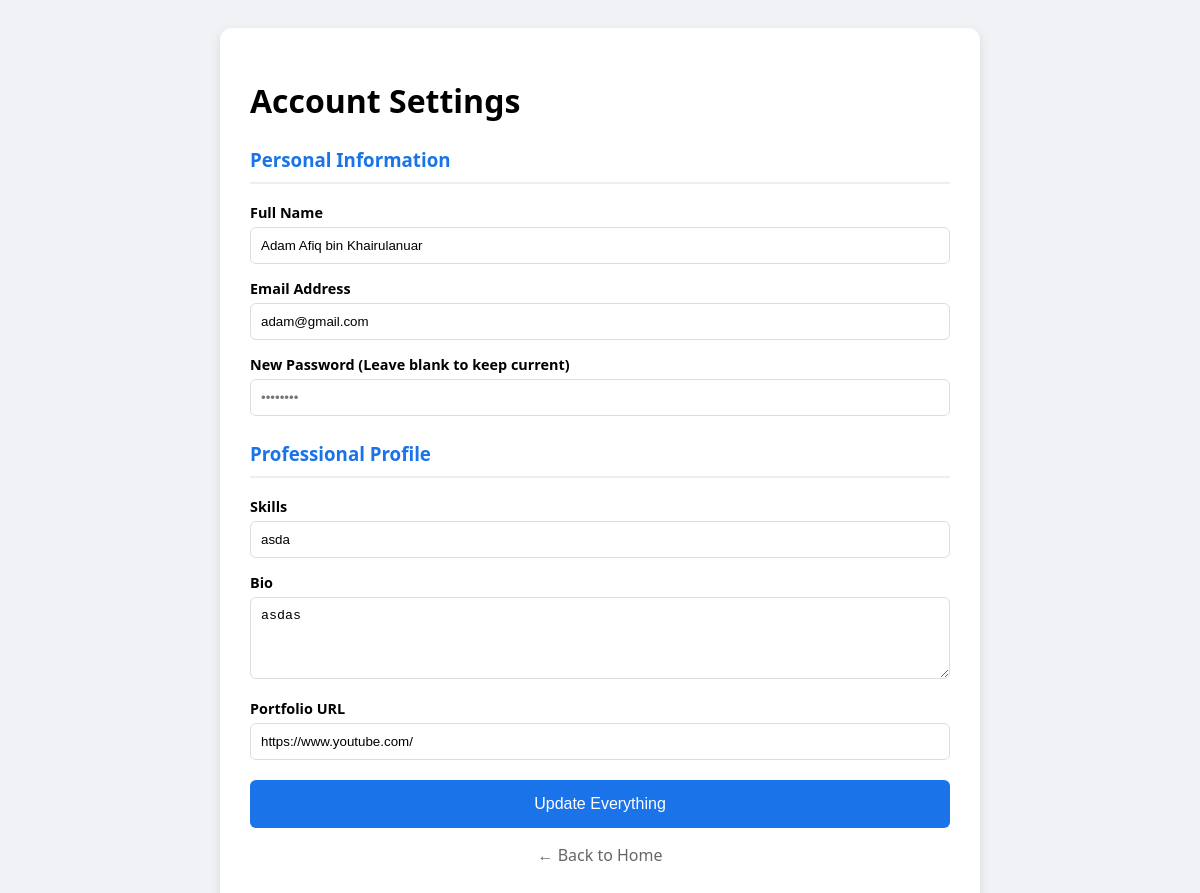
The app's page /profile.php (signed in) with its own data.
### tables this page shows
CREATE TABLE `profiles` (
  `id` bigint UNSIGNED NOT NULL,
  `user_id` bigint UNSIGNED NOT NULL,
  `bio` text,
  `skills` text,
  `portfolio_url` varchar(255) DEFAULT NULL,
  `created_at` timestamp NULL DEFAULT NULL,
  `updated_at` timestamp NULL DEFAULT NULL
);

CREATE TABLE `users` (
  `id` bigint UNSIGNED NOT NULL,
  `name` varchar(255) NOT NULL,
  `email` varchar(255) NOT NULL,
  `password` varchar(255) NOT NULL,
  `role` enum('candidate','employer') DEFAULT 'candidate',
  `created_at` timestamp NULL DEFAULT NULL,
  `updated_at` timestamp NULL DEFAULT NULL
);

### profile.php (the view, shortened to what this page needs)
<?php
include('config.php');
$user_id = $_SESSION['user_id'];
$sql_fetch = "SELECT users.name, users.email, profiles.skills, profiles.bio, profiles.portfolio_url
              FROM users
              LEFT JOIN profiles ON users.id = profiles.user_id
              WHERE users.id = '$user_id'";
$result = $conn->query($sql_fetch);
$data = $result->fetch_assoc();
?>
<!DOCTYPE html>
<html>
<head>
</head>
<body>
<div class="container">
    <h1>Account Settings</h1>
    <form method="POST">
        <h3 class="section-title">Personal Information</h3>
        <label>Full Name</label>
        <input type="text" name="name" value="<?php echo htmlspecialchars($data['name']); ?>" required>
        <label>Email Address</label>
        <input type="email" name="email" value="<?php echo htmlspecialchars($data['email']); ?>" required>
        <label>New Password (Leave blank to keep current)</label>
        <input type="password" name="new_password" placeholder="••••••••">
        <h3 class="section-title">Professional Profile</h3>
        <label>Skills</label>
        <input type="text" name="skills" value="<?php echo htmlspecialchars($data['skills'] ?? ''); ?>" placeholder="PHP, Java, Marketing...">
        <label>Bio</label>
        <textarea name="bio" rows="4"><?php echo htmlspecialchars($data['bio'] ?? ''); ?></textarea>
        <label>Portfolio URL</label>
        <input type="url" name="portfolio_url" value="<?php echo htmlspecialchars($data['portfolio_url'] ?? ''); ?>">
        <button type="submit" class="btn-save">Update Everything</button>
    </form>
    <p style="text-align: center;"><a href="candidate_dashboard.php" style="color: #666; text-decoration: none;">← Back to Home</a></p>
</div>
</body>
</html>

### profile.php (style rules this page uses)
body { font-family: 'Segoe UI', sans-serif; background: #f0f2f5; padding: 20px; }
.container { max-width: 700px; margin: auto; background: white; padding: 30px; border-radius: 12px; box-shadow: 0 4px 12px rgba(0,0,0,0.1); }
.section-title { border-bottom: 2px solid #eee; padding-bottom: 10px; margin-top: 25px; color: #1a73e8; }
label { display: block; margin-top: 15px; font-weight: bold; font-size: 0.9rem; }
input, textarea { width: 100%; padding: 10px; margin-top: 5px; border: 1px solid #ddd; border-radius: 6px; box-sizing: border-box; }
.btn-save { background: #1a73e8; color: white; border: none; padding: 15px; width: 100%; border-radius: 6px; cursor: pointer; font-size: 1rem; margin-top: 20px; }

### records on screen
profiles: name "Adam Afiq bin Khairulanuar", email "adam@gmail.com", skills "asda", bio "asdas", portfolio_url "https://www.youtube.com/"
